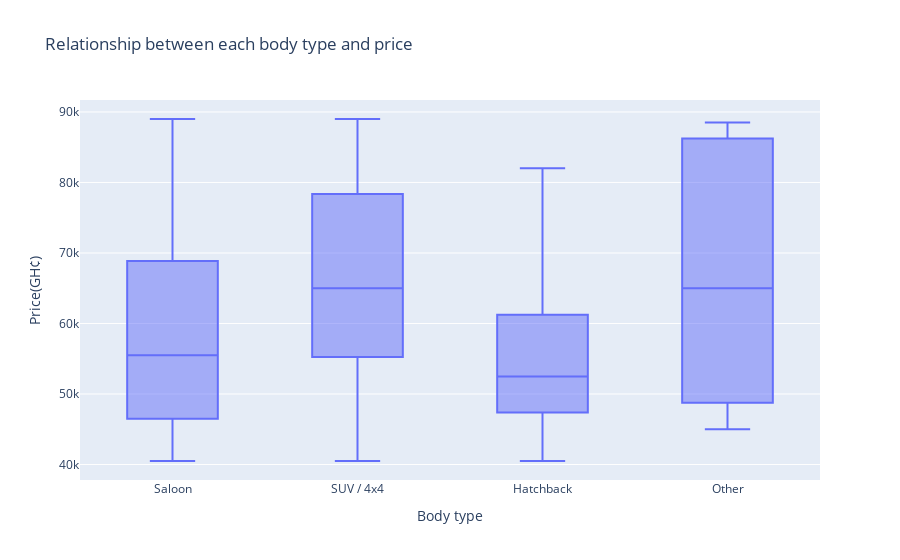

The code cell stored with this chart in its notebook:
### Markdown cell above
### Body type vs Price

### Code cell
fig = px.box(df, x="Body type", y="Price(GH¢)", title='Relationship between each body type and price')
fig.show()

### Figure 1 — Plotly figure (JSON) as saved in the notebook; plotly's stock layout.template omitted (floating-point values rounded to 4 significant figures; data arrays with more than 128 entries replaced by an {"elided": "..."} marker saying what was removed)
{"data": [{"alignmentgroup": "True", "hovertemplate": "Body type=%{x}<br>Price(GH¢)=%{y}<extra></extra>", "legendgroup": "", "marker": {"color": "#636efa"}, "name": "", "notched": false, "offsetgroup": "", "orientation": "v", "showlegend": false, "type": "box", "x": {"elided": "372 str values"}, "x0": " ", "xaxis": "x", "y": {"elided": "372 int values"}, "y0": " ", "yaxis": "y"}], "layout": {"boxmode": "group", "legend": {"tracegroupgap": 0}, "title": {"text": "Relationship between each body type and price"}, "xaxis": {"anchor": "y", "domain": [0, 1], "title": {"text": "Body type"}}, "yaxis": {"anchor": "x", "domain": [0, 1], "title": {"text": "Price(GH¢)"}}}}
